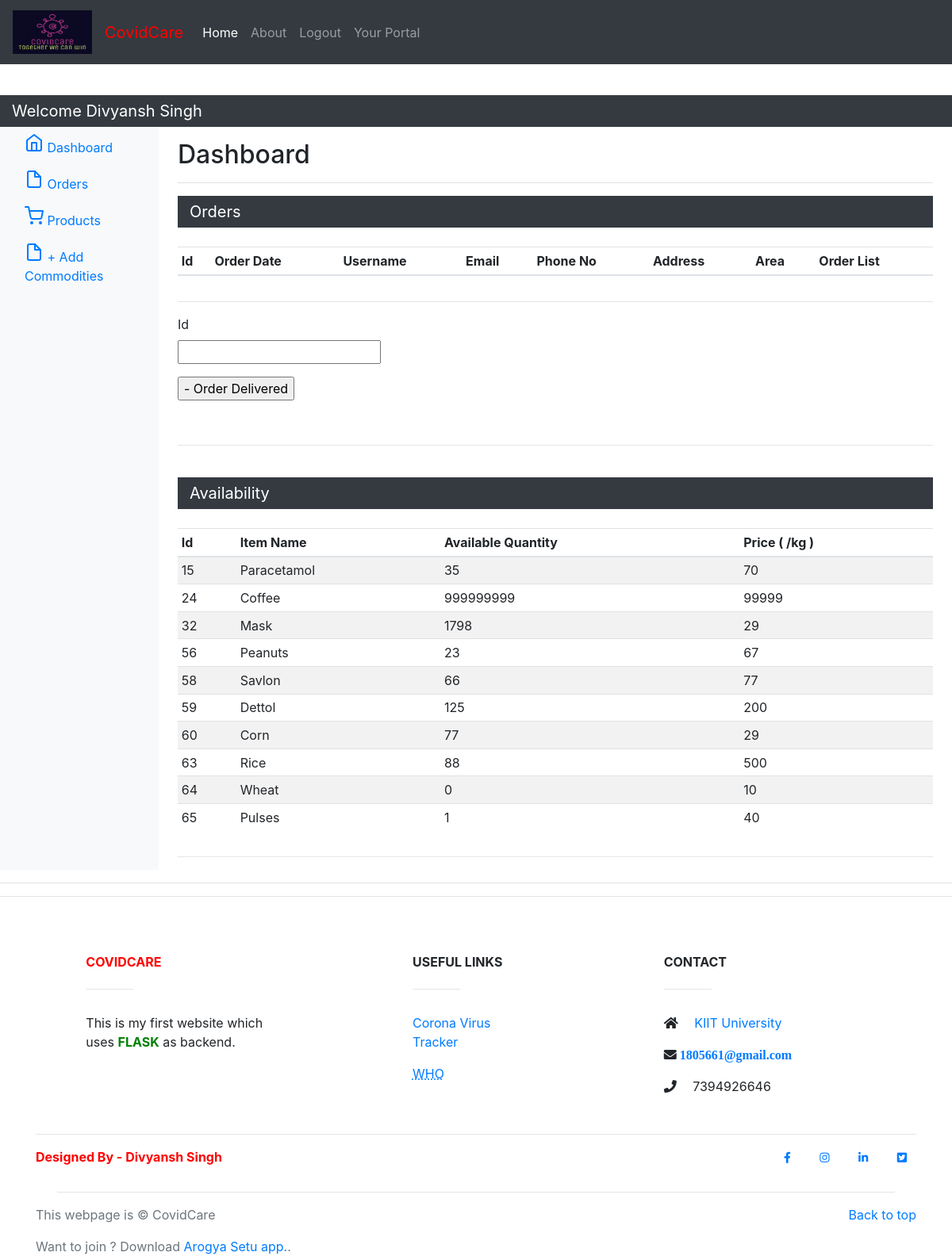
The page /seller_index (signed in) on the database its author committed.
### app.py (models this page shows, shortened)
class seller_db(UserMixin, db.Model):
    id = db.Column(db.Integer, primary_key=True)
    username = db.Column(db.String(20), index=True, unique=True)
    email = db.Column(db.String(120), index=True, unique=True)
    password = db.Column(db.String(128))
    area = db.Column(db.String(20), index=True, unique=True)

class commodities(UserMixin, db.Model):
    id = db.Column(db.Integer, primary_key=True)
    itemname = db.Column(db.String(200), index=True, unique=True)
    quantity = db.Column(db.Integer, index=True, unique=False)
    price = db.Column(db.Integer,index=True,unique=False)

### app.py (the view)
@app.route('/seller_index', methods=('GET', 'POST'))
def seller_index():
    if "seller_logged_in" in session:
        form = seller_index_form()
        if form.validate_on_submit():
            return redirect('order_delivered')
        seller_name = session["seller_logged_in"]
        seller_details = seller_db.query.filter_by(username=seller_name).first()
        order_no = orders.query.filter_by(area=seller_details.area).all()
        return render_template('seller_index.html',orderno=order_no,comodities=commodities.query.all(),form=form)
    else:
        return redirect(url_for('seller_login'))

### app.py
class seller_index_form(FlaskForm):
    id = IntegerField('Id', validators=[DataRequired()])
    submit = SubmitField('- Order Delivered')

### app.py (called while the page is built)
@login.user_loader
def load_user(id):
    return seller_db.query.get(int(id))

### templates/seller_index.html (shortened to what this page needs)
{% extends 'base.html' %}
{% block corousal %}
<br>
{% endblock %}
{% block content %}
<br><br><br><br>
    <nav class="navbar navbar-dark sticky-top bg-dark flex-md-nowrap p-0">
      <a class="navbar-brand col-sm-3 col-md-2 mr-0" href="#">Welcome {{session["seller_logged_in"]}}</a>
    </nav>
    <div class="container-fluid">
      <div class="row">
        <nav class="col-md-2 d-none d-md-block bg-light sidebar">
          <div class="sidebar-sticky">
            <ul class="nav flex-column">
              <li class="nav-item">
                <a class="nav-link active" href="/seller_index">
                  <span data-feather="home"></span>
                  Dashboard <span class="sr-only">(current)</span>
                </a>
              </li>
              <li class="nav-item">
                <a class="nav-link" href="#orders">
                  <span data-feather="file"></span>
                  Orders
                </a>
              </li>
              <li class="nav-item">
                <a class="nav-link" href="#availability">
                  <span data-feather="shopping-cart"></span>
                  Products
                </a>
              </li>
              <li class="nav-item">
                <a class="nav-link" href="/add_commodities">
                  <span data-feather="file"></span>
                  + Add Commodities
                </a>
              </li>
            </ul>
          </div>
        </nav>
        <main role="main" class="col-md-9 ml-sm-auto col-lg-10 pt-3 px-4">
          <div class="d-flex justify-content-between flex-wrap flex-md-nowrap align-items-center pb-2 mb-3 border-bottom">
            <h1 class="h2">Dashboard</h1>
          </div>
          <nav class="navbar navbar-dark sticky-top bg-dark flex-md-nowrap p-0">
            <a class="navbar-brand col-sm-3 col-md-2 mr-0" href="#">Orders</a>
          </nav>
          <br>
          <div class="table-responsive">
            <table class="table table-striped table-sm">
              <thead>
                <tr>
                  <th>Id</th>
                  <th>Order Date</th>
                  <th>Username</th>
                  <th>Email</th>
                  <th>Phone No</th>
                  <th>Address</th>
                  <th>Area</th>
                  <th>Order List</th>
                </tr>
              </thead>
            </table>
          </div>
          <hr>
        <form action="/order_delivered" method="post" novalidate>
        <p>
            {{ form.id.label }}<br>
            {{ form.id(size=7) }}
        </p>
        <p>
            <p>{{ form.submit() }}</p>
        </p>
        </form>
          <br><hr><br>
    <nav class="navbar navbar-dark sticky-top bg-dark flex-md-nowrap p-0">
      <a class="navbar-brand col-sm-3 col-md-2 mr-0" href="#">Availability</a>
    </nav>
          <br>
          <div class="table-responsive">
            <table class="table table-striped table-sm">
              <thead>
                <tr>
                  <th>Id</th>
                  <th>Item Name</th>
                  <th>Available Quantity</th>
                  <th>Price ( /kg )</th>
                </tr>
              </thead>
              <tbody>
              {% for items in comodities %}
                <tr>
                  <td>{{items.id}}</td>
                  <td>{{items.itemname}}</td>
                  <td>{{items.quantity}}</td>
                  <td>{{items.price}}</td>
                </tr>
              {%endfor%}
              </tbody>
            </table>
          </div>
          <hr>
          </main>
      </div>
    </div>
{% endblock %}

### static/style.css (style rules this page uses)
body, html { height: 100%; }
* { box-sizing: border-box; }

### rows shown on the page
seller_db: seller_logged_in "Divyansh Singh"
commodities: id "15", itemname "Paracetamol", quantity "35", price "70"
commodities: id "24", itemname "Coffee", quantity "999999999", price "99999"
commodities: id "32", itemname "Mask", quantity "1798", price "29"
commodities: id "56", itemname "Peanuts", quantity "23", price "67"
commodities: id "58", itemname "Savlon", quantity "66", price "77"
commodities: id "59", itemname "Dettol", quantity "125", price "200"
commodities: id "60", itemname "Corn", quantity "77", price "29"
commodities: id "63", itemname "Rice", quantity "88", price "500"
commodities: id "64", itemname "Wheat", quantity "0", price "10"
commodities: id "65", itemname "Pulses", quantity "1", price "40"
